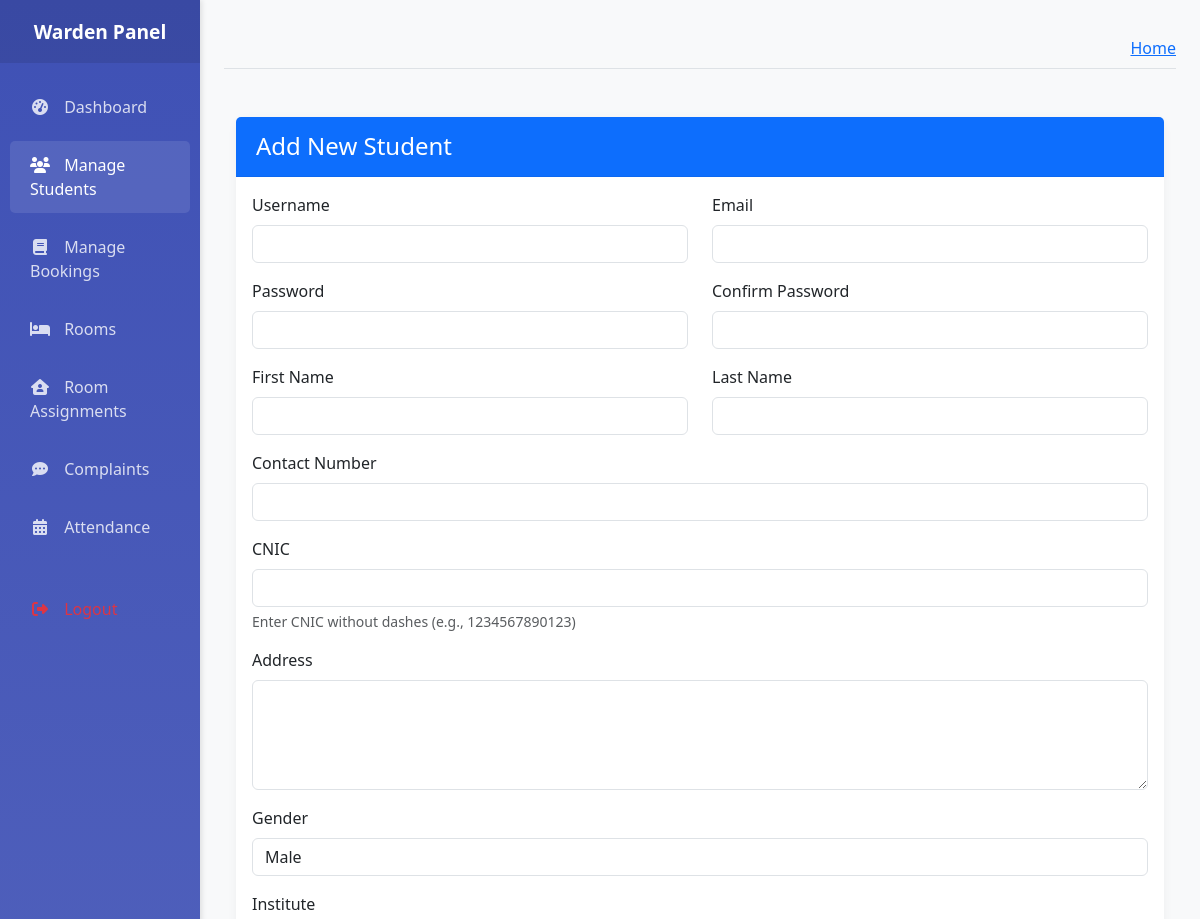
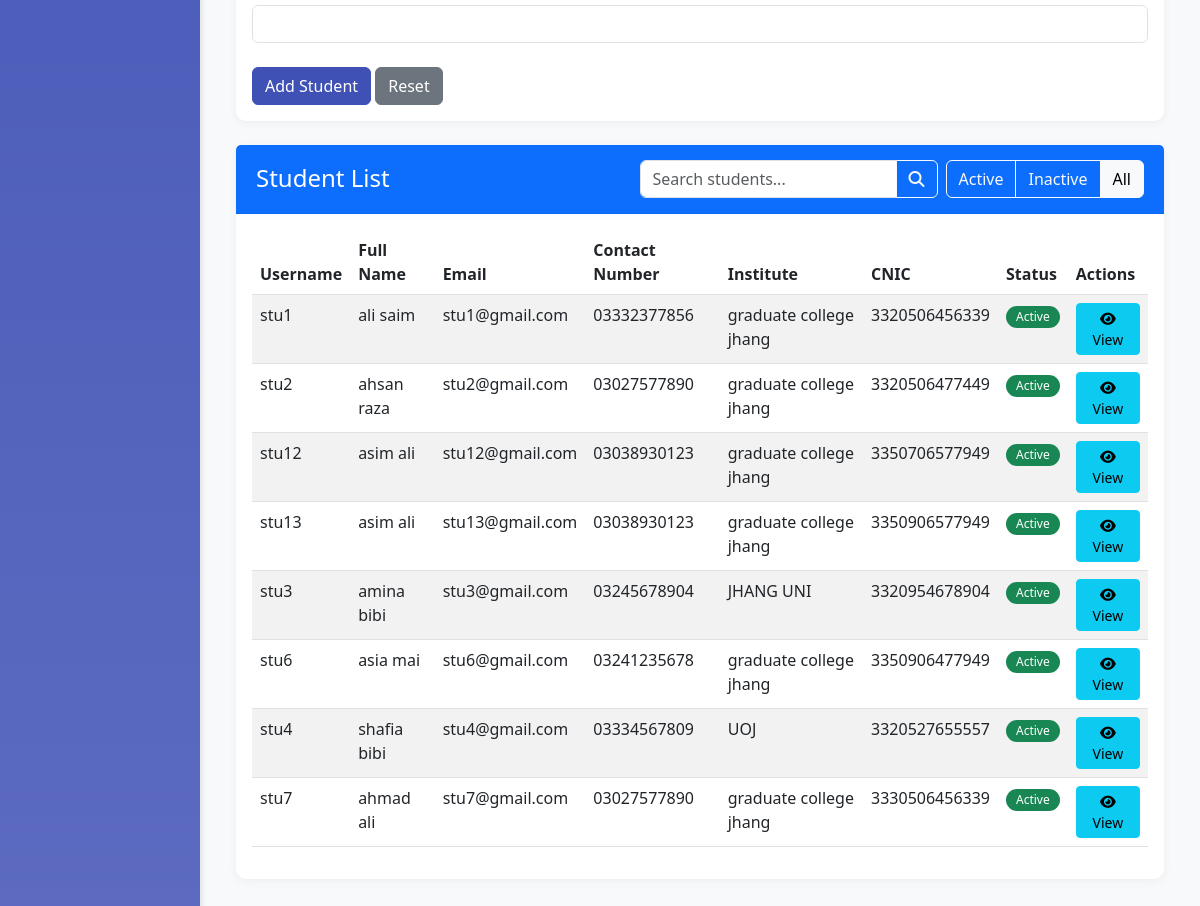
Page /warden/students/ (signed in) on the committed database (2 pictures, top to bottom).
### coustom_admin/models.py (models this page shows, shortened)
class Student(models.Model):
    user = models.OneToOneField(User, on_delete=models.CASCADE)
    contact_number = models.CharField(max_length=11)
    cnic = models.CharField(max_length=15, unique=True, help_text="Enter CNIC without dashes (e.g., 1234567890123)")
    address = models.TextField()
    gender = models.CharField(max_length=10, choices=[('Male', 'Male'), ('Female', 'Female'), ('Other', 'Other')])
    institute = models.CharField(max_length=100)

### warden/views.py (the view, shortened to what this page needs)
# urls.py: path('students/', views.WardenManageStudentsView.as_view(), name='manage_students'),
class WardenManageStudentsView(LoginRequiredMixin, UserPassesTestMixin, ListView):
    model = Student
    template_name = 'warden/managestudents.html'
    context_object_name = 'students'
    def test_func(self):
        return hasattr(self.request.user, 'warden_profile')
    def get_queryset(self):
        queryset = Student.objects.all()
        search_query = self.request.GET.get('search')
        status = self.request.GET.get('status')
        if status == 'active':
            queryset = queryset.filter(user__is_active=True)
        elif status == 'inactive':
            queryset = queryset.filter(user__is_active=False)
        return queryset
    def get_context_data(self, **kwargs):
        context = super().get_context_data(**kwargs)
        context['page_title'] = 'Manage Students'
        if 'form' not in context:
            context['form'] = StudentRegistrationForm()
        return context

### warden/templates/warden/managestudents.html (shortened to what this page needs)
{% extends 'warden/warden_base.html' %}
{% load static %}
{% block content %}
<div class="container mt-5">
    <div class="card mb-4">
        <div class="card-header bg-primary text-white">
            <h4 class="mb-0">Add New Student</h4>
        </div>
        <div class="card-body">
            <form id="studentForm" method="POST" action="{% url 'warden:manage_students' %}">
                <div class="row">
                    <div class="col-md-6 mb-3">
                        <label for="id_username" class="form-label">Username</label>
                        {{ form.username }}
                    </div>
                    <div class="col-md-6 mb-3">
                        <label for="id_email" class="form-label">Email</label>
                        {{ form.email }}
                    </div>
                </div>
                <div class="row">
                    <div class="col-md-6 mb-3">
                        <label for="id_password" class="form-label">Password</label>
                        {{ form.password }}
                    </div>
                    <div class="col-md-6 mb-3">
                        <label for="id_confirm_password" class="form-label">Confirm Password</label>
                        {{ form.confirm_password }}
                    </div>
                </div>
                <div class="row">
                    <div class="col-md-6 mb-3">
                        <label for="id_first_name" class="form-label">First Name</label>
                        {{ form.first_name }}
                    </div>
                    <div class="col-md-6 mb-3">
                        <label for="id_last_name" class="form-label">Last Name</label>
                        {{ form.last_name }}
                    </div>
                </div>
                <div class="mb-3">
                    <label for="id_contact_number" class="form-label">Contact Number</label>
                    {{ form.contact_number }}
                </div>
                <div class="mb-3">
                    <label for="id_cnic" class="form-label">CNIC</label>
                    {{ form.cnic }}
                    <div class="form-text">{{ form.cnic.help_text }}</div>
                </div>
                <div class="mb-3">
                    <label for="id_address" class="form-label">Address</label>
                    {{ form.address }}
                </div>
                <div class="mb-3">
                    <label for="id_gender" class="form-label">Gender</label>
                    {{ form.gender }}
                </div>
                <div class="mb-3">
                    <label for="id_institute" class="form-label">Institute</label>
                    {{ form.institute }}
                </div>
                <div class="mt-4">
                    <button type="submit" class="btn btn-primary" id="submitBtn">Add Student</button>
                    <button type="reset" class="btn btn-secondary">Reset</button>
                </div>
            </form>
        </div>
    </div>
    <div class="card">
        <div class="card-header bg-primary text-white d-flex justify-content-between align-items-center">
            <h4 class="mb-0">Student List</h4>
            <div class="d-flex">
                <div class="input-group me-2" style="max-width: 300px;">
                    <input type="text" id="searchInput" class="form-control" placeholder="Search students..." value="{{ request.GET.search|default:'' }}">
                    <button class="btn btn-outline-light" type="button" id="searchButton">
                        <i class="fas fa-search"></i>
                    </button>
                </div>
                <div class="btn-group" role="group">
                    <a href="?status=active" class="btn btn-outline-light {% if request.GET.status == 'active' %}active{% endif %}">
                        Active
                    </a>
                    <a href="?status=inactive" class="btn btn-outline-light {% if request.GET.status == 'inactive' %}active{% endif %}">
                        Inactive
                    </a>
                    <a href="?" class="btn btn-outline-light {% if not request.GET.status %}active{% endif %}">
                        All
                    </a>
                </div>
            </div>
        </div>
        <div class="card-body">
            <div class="table-responsive">
                <table class="table table-striped">
                    <thead>
                        <tr>
                            <th>Username</th>
                            <th>Full Name</th>
                            <th>Email</th>
                            <th>Contact Number</th>
                            <th>Institute</th>
                            <th>CNIC</th>
                            <th>Status</th>
                            <th>Actions</th>
                        </tr>
                    </thead>
                    <tbody id="studentTable">
                        {% for student in students %}
                            <tr>
                                <td>{{ student.user.username }}</td>
                                <td>{{ student.user.first_name }} {{ student.user.last_name }}</td>
                                <td>{{ student.user.email }}</td>
                                <td>{{ student.contact_number }}</td>
                                <td>{{ student.institute }}</td>
                                <td>{{ student.cnic }}</td>
                                <td>
                                    <span class="badge {% if student.user.is_active %}bg-success{% else %}bg-danger{% endif %}">
                                        {% if student.user.is_active %}Active{% else %}Inactive{% endif %}
                                    </span>
                                </td>
                                <td>
                                    <button class="btn btn-sm btn-info view-student"
                                            data-id="{{ student.id }}"
                                            data-bs-toggle="modal"
                                            data-bs-target="#viewStudentModal">
                                        <i class="fas fa-eye"></i> View
                                    </button>
                                </td>
                            </tr>
                        {% endfor %}
                    </tbody>
                </table>
            </div>
        </div>
    </div>
</div>
{% endblock %}

### warden/templates/warden/warden_base.html (style rules this page uses)
:root { --primary-color: #3f51b5; --secondary-color: #5c6bc0; --accent-color: #ff4081; --light-gray: #f5f5f5; --dark-gray: #333; }
body { font-family: 'Segoe UI', Tahoma, Geneva, Verdana, sans-serif; background-color: #f8f9fa; color: #333; }
.card { border: none; border-radius: 10px; box-shadow: 0 2px 10px rgba(0, 0, 0, 0.05); margin-bottom: 20px; transition: transform 0.3s, box-shadow 0.3s; }
.card-header { background-color: white; border-bottom: 1px solid rgba(0, 0, 0, 0.05); font-weight: 600; padding: 15px 20px; }
.btn-primary { background-color: var(--primary-color); border-color: var(--primary-color); }
.badge { padding: 5px 10px; font-weight: 500; border-radius: 20px; }

### rows in the picture
Student: user.username "stu1", user.first_name "ali", user.last_name "saim", user.email "stu1@gmail.com", contact_number "03332377856", institute "graduate college jhang", cnic "3320506456339", shows "Active"
Student: user.username "stu2", user.first_name "ahsan", user.last_name "raza", user.email "stu2@gmail.com", contact_number "03027577890", institute "graduate college jhang", cnic "3320506477449", shows "Active"
Student: user.username "stu12", user.first_name "asim", user.last_name "ali", user.email "stu12@gmail.com", contact_number "03038930123", institute "graduate college jhang", cnic "3350706577949", shows "Active"
Student: user.username "stu13", user.first_name "asim", user.last_name "ali", user.email "stu13@gmail.com", contact_number "03038930123", institute "graduate college jhang", cnic "3350906577949", shows "Active"
Student: user.username "stu3", user.first_name "amina", user.last_name "bibi", user.email "stu3@gmail.com", contact_number "03245678904", institute "JHANG UNI", cnic "3320954678904", shows "Active"
Student: user.username "stu6", user.first_name "asia", user.last_name "mai", user.email "stu6@gmail.com", contact_number "03241235678", institute "graduate college jhang", cnic "3350906477949", shows "Active"
Student: user.username "stu4", user.first_name "shafia", user.last_name "bibi", user.email "stu4@gmail.com", contact_number "03334567809", institute "UOJ", cnic "3320527655557", shows "Active"
Student: user.username "stu7", user.first_name "ahmad", user.last_name "ali", user.email "stu7@gmail.com", contact_number "03027577890", institute "graduate college jhang", cnic "3330506456339", shows "Active"
